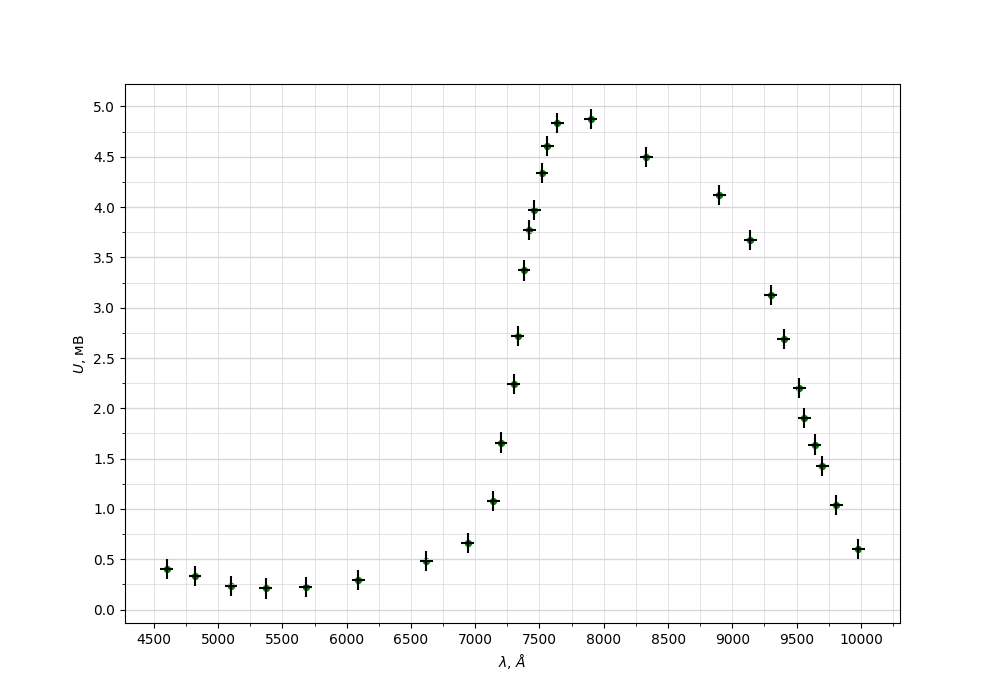

This chart was generated by the following Python code:
import numpy as np
import matplotlib.pyplot as plt
from matplotlib.ticker import MultipleLocator

plt.figure(figsize=(10,7))  #Размер изображения

x = [4600,
4820,
5100,
5370,
5680,
6090,
6620,
6940,
7140,
7200,
7300,
7330,
7380,
7420,
7460,
7520,
7560,
7640,
7900,
8330,
8900,
9140,
9300,
9400,
9520,
9560,
9640,
9700,
9810,
9980,
] # Координата x
y = [0.40,
0.33,
0.23,
0.21,
0.22,
0.29,
0.48,
0.66,
1.08,
1.66,
2.24,
2.72,
3.37,
3.77,
3.97,
4.34,
4.61,
4.84,
4.88,
4.50,
4.12,
3.67,
3.13,
2.69,
2.20,
1.90,
1.64,
1.43,
1.04,
0.60,
] # Координата y


plt.scatter(x, y, s=18, c='green')  # Экспериментальные точки на графике

plt.xlabel(r'$\lambda$, $\AA$') # Подпись абсцисс
plt.ylabel(r'$U$, мВ') # Подпись ординат

yerr = [0.1 for _y in y]  # Погрешность по y
xerr = [50 for _x in x] # Погрешность по x
plt.errorbar(x, y, xerr=xerr, yerr=yerr, fmt=" ", color='k')

DP = 2
ax = plt.gca()

## Характеристики сетки

ax.yaxis.set_minor_locator(MultipleLocator(0.25))
ax.yaxis.set_major_locator(MultipleLocator(0.5))
ax.xaxis.set_minor_locator(MultipleLocator(250))
ax.xaxis.set_major_locator(MultipleLocator(500))
ax.yaxis.grid(True,'major',linewidth=2/DP,linestyle='-',color='#d7d7d7')
ax.xaxis.grid(True,'minor',linewidth=1/DP,linestyle='-',color='#d7d7d7')
ax.yaxis.grid(True,'minor',linewidth=1/DP,linestyle='-',color='#d7d7d7')
ax.xaxis.grid(True,'major',linewidth=1/DP,linestyle='-',color='#d7d7d7',zorder=0)

plt.savefig('CdSe_plot')